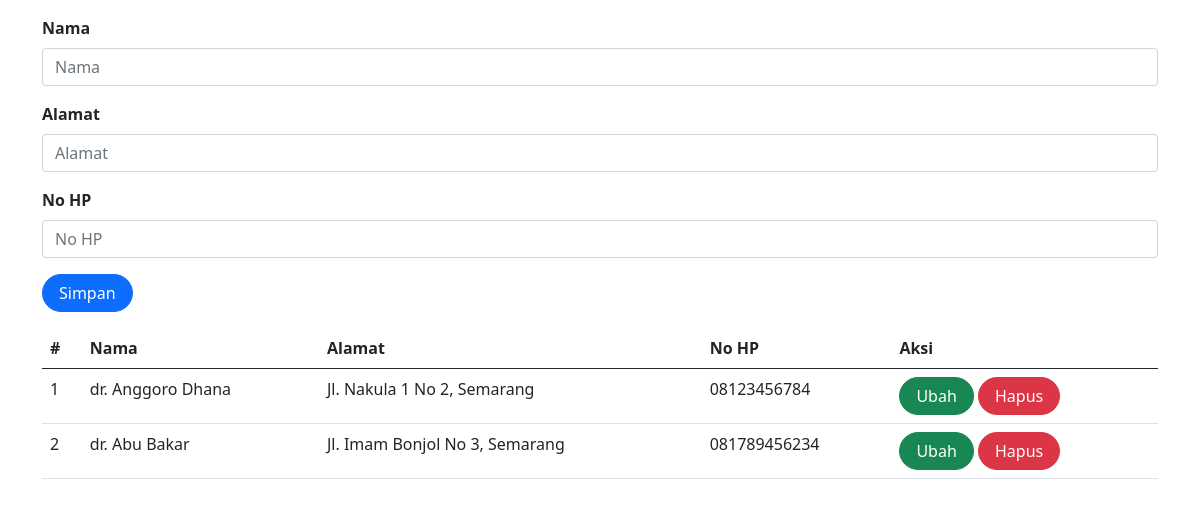
Screenshot of /dokter.php with the database file from the repository.
### tables this page shows
CREATE TABLE `dokter` (
  `id` int(10) UNSIGNED NOT NULL,
  `nama` varchar(255) DEFAULT NULL,
  `alamat` varchar(255) DEFAULT NULL,
  `no_hp` varchar(50) DEFAULT NULL
);

### dokter.php (the view, shortened to what this page needs)
<?php
include_once("koneksi.php");
?>
<!DOCTYPE html>
<html lang="en">
<head>
    <link href="https://cdn.jsdelivr.net/npm/bootstrap@5.0.2/dist/css/bootstrap.min.css"
    rel="stylesheet"
>
</head>
<body>
    <div class="container">
<form class="form row" method="POST" action="" name="myForm" onsubmit="return(validate());">
    <?php
    $nama = '';
    $alamat = '';
    $no_hp = '';
    ?>
    <div class="mt-3">
        <label for="inputNama" class="form-label fw-bold">
            Nama
        </label>
        <input type="text" class="form-control" name="nama" id="inputNama" placeholder="Nama" value="<?php echo $nama ?>">
    </div>
    <div class="mt-3">
        <label for="inputAlamat" class="form-label fw-bold">
            Alamat
        </label>
        <input type="text" class="form-control" name="alamat" id="inputAlamat" placeholder="Alamat" value="<?php echo $alamat ?>">
    </div>
    <div class="mt-3">
        <label for="inputNo_hp" class="form-label fw-bold">
            No HP
        </label>
        <input type="text" class="form-control" name="no_hp" id="inputNo_hp" placeholder="No HP" value="<?php echo $no_hp ?>">
    </div>
    <div class="mt-3">
        <button type="submit" class="btn btn-primary rounded-pill px-3" name="simpan">Simpan</button>
    </div>
</form>
<table class="table table-hover mt-3">
    <thead>
        <tr>
            <th scope="col">#</th>
            <th scope="col">Nama</th>
            <th scope="col">Alamat</th>
            <th scope="col">No HP</th>
            <th scope="col">Aksi</th>
        </tr>
    </thead>
    <tbody>
        <?php
        $result = mysqli_query($mysqli, "SELECT * FROM dokter");
        $no = 1;
        while ($data = mysqli_fetch_array($result)) {
        ?>
            <tr>
                <td><?php echo $no++ ?></td>
                <td><?php echo $data['nama'] ?></td>
                <td><?php echo $data['alamat'] ?></td>
                <td><?php echo $data['no_hp'] ?></td>
                <td>
                    <a class="btn btn-success rounded-pill px-3"
                    href="index.php?page=dokter&id=<?php echo $data['id'] ?>">Ubah</a>
                    <a class="btn btn-danger rounded-pill px-3"
                    href="index.php?page=dokter&id=<?php echo $data['id'] ?>&aksi=hapus">Hapus</a>
                </td>
            </tr>
        <?php
        }
?>
    </tbody>
</table>
</body>
</html>

### rows the page displays
dokter: nama "dr. Anggoro Dhana", alamat "Jl. Nakula 1 No 2, Semarang", no_hp "08123456784"
dokter: nama "dr. Abu Bakar", alamat "Jl. Imam Bonjol No 3, Semarang", no_hp "081789456234"
